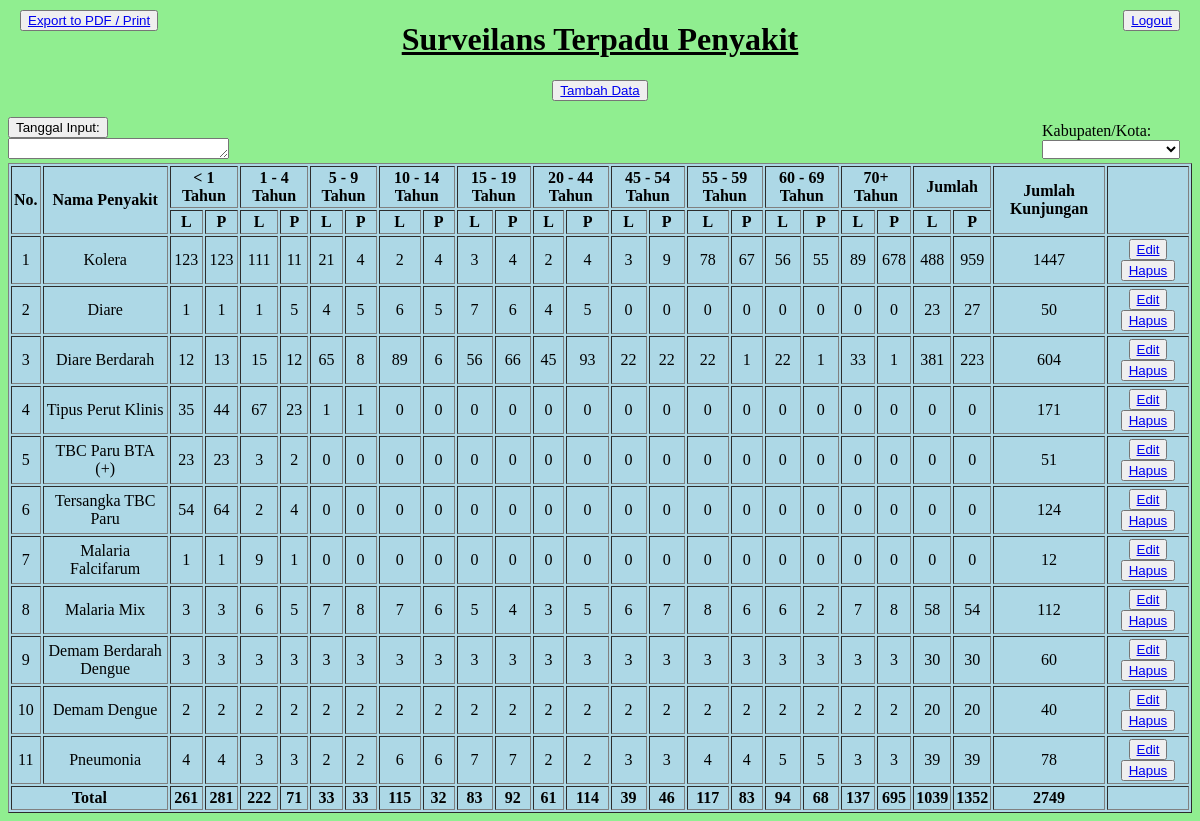
Page /tabel.php (signed in) on the committed database.
### tables this page shows
CREATE TABLE `umur1` (
  `id` int(2) NOT NULL,
  `nama_penyakit` varchar(100) NOT NULL,
  `jumlah_pria` int(6) NOT NULL,
  `jumlah_wanita` int(6) NOT NULL,
  `jumlah_pria2` int(6) NOT NULL,
  `jumlah_wanita2` int(6) NOT NULL,
  `jumlah_pria3` int(6) NOT NULL,
  `jumlah_wanita3` int(6) NOT NULL,
  `jumlah_pria4` int(6) NOT NULL,
  `jumlah_wanita4` int(6) NOT NULL,
  `jumlah_pria5` int(6) NOT NULL,
  `jumlah_wanita5` int(6) NOT NULL,
  `jumlah_pria6` int(6) NOT NULL,
  `jumlah_wanita6` int(6) NOT NULL,
  `jumlah_pria7` int(6) NOT NULL,
  `jumlah_wanita7` int(6) NOT NULL,
  `jumlah_pria8` int(6) NOT NULL,
  `jumlah_wanita8` int(6) NOT NULL,
  `jumlah_pria9` int(6) NOT NULL,
  `jumlah_wanita9` int(6) NOT NULL,
  `jumlah_pria10` int(6) NOT NULL,
  `jumlah_wanita10` int(6) NOT NULL,
  `jumlah1` int(6) NOT NULL,
  `jumlah2` int(6) NOT NULL,
  `jumlah` int(6) NOT NULL
);

### tabel.php (the view, shortened to what this page needs)
<?php
require "koneksi.php";
?>
<!doctype html>
<html lang="en">
  <head>
</head>
<body>
<div class="container">
    <div class="cetak"><button><a href="cetak.php" target="blank">Export to PDF / Print</a></button></div>
    <div class="logout"><button><a href="logout.php">Logout</a></button></div>
    <div class="h1"><h1><u>Surveilans Terpadu Penyakit</u></h1></div>
    <div class="button"><p><button><a href="tambah.php">Tambah Data</a></button></p></div>
    <div class="tanggal">
    <button onclick="displayDate()">Tanggal Input:</button> <br><textarea name="" id="demo" cols="25" rows="1"></textarea>
    </div>
    <div class="kabupaten">
        <label for="">Kabupaten/Kota:</label><br>
        <select name="" id="kabupaten">
            <option value=""></option>
            <option value="">Kendari</option>
        </select>
    </div>
    <table border="1" cellpadding="2">
            <tr>
                <th rowspan="2">No.</th>
                <th rowspan="2">Nama Penyakit</th>
                <th colspan="2">< 1 Tahun</th>
                <th colspan="2">1 - 4 Tahun</th>
                <th colspan="2">5 - 9 Tahun</th>
                <th colspan="2">10 - 14 Tahun</th>
                <th colspan="2">15 - 19 Tahun</th>
                <th colspan="2">20 - 44 Tahun</th>
                <th colspan="2">45 - 54 Tahun</th>
                <th colspan="2">55 - 59 Tahun</th>
                <th colspan="2">60 - 69 Tahun</th>
                <th colspan="2">70+ Tahun</th>
                <th colspan="2">Jumlah</th>
                <th rowspan="2">Jumlah Kunjungan</th>
                <th rowspan="2"></th>
            </tr>
            <tr>
                <th>L</th>
                <th>P</th>
                <th>L</th>
                <th>P</th>
                <th>L</th>
                <th>P</th>
                <th>L</th>
                <th>P</th>
                <th>L</th>
                <th>P</th>
                <th>L</th>
                <th>P</th>
                <th>L</th>
                <th>P</th>
                <th>L</th>
                <th>P</th>
                <th>L</th>
                <th>P</th>
                <th>L</th>
                <th>P</th>
                <th>L</th>
                <th>P</th>
            </tr>
            <tr>
                <?php
                $no = 1;
                $tampil = mysqli_query($db, "SELECT * FROM umur1 order by id asc");
                $total1= 0;
                $total2= 0;
                $total3= 0;
                $total4= 0;
                $total5= 0;
                $total6= 0;
                $total7= 0;
                $total8= 0;
                $total9= 0;
                $total10= 0;
                $total11= 0;
                $total12= 0;
                $total13= 0;
                $total14= 0;
                $total15= 0;
                $total16= 0;
                $total17= 0;
                $total18= 0;
                $total19= 0;
                $total20= 0;
                $total21= 0;
                $total22= 0;
                $total = 0;
                while ($data = mysqli_fetch_array($tampil)):
                       $total1 += $data["jumlah_pria"];
                       $total2 += $data["jumlah_wanita"];
                       $total3 += $data["jumlah_pria2"];
                       $total4 += $data["jumlah_wanita2"];
                       $total5 += $data["jumlah_wanita3"];
                       $total6 += $data["jumlah_wanita3"];
                       $total7 += $data["jumlah_pria4"];
                       $total8 += $data["jumlah_wanita4"];
                       $total9 += $data["jumlah_pria5"];
                       $total10 += $data["jumlah_wanita5"];
                       $total11 += $data["jumlah_pria6"];
                       $total12 += $data["jumlah_wanita6"];
                       $total13 += $data["jumlah_pria7"];
                       $total14 += $data["jumlah_wanita7"];
                       $total15 += $data["jumlah_pria8"];
                       $total16 += $data["jumlah_wanita8"];
                       $total17 += $data["jumlah_pria9"];
                       $total18 += $data["jumlah_wanita9"];
                       $total19 += $data["jumlah_pria10"];
                       $total20 += $data["jumlah_wanita10"];
                       $total21 += $data["jumlah1"];
                       $total22 += $data["jumlah2"];
                       $total += $data["jumlah"];
                ?>
                <td><div class="td"><?php echo $no++;?></div></td>
                <td><div class="td"><?php echo $data["nama_penyakit"];?></div></td>
                <td><div class="td"><?php echo $data["jumlah_pria"];?></div></td>
                <td><div class="td"><?php echo $data["jumlah_wanita"];?></div></td>
                <td><div class="td"><?php echo $data["jumlah_pria2"];?></div></td>
                <td><div class="td"><?php echo $data["jumlah_wanita2"];?></div></td>
                <td><div class="td"><?php echo $data["jumlah_pria3"];?></div></td>
                <td><div class="td"><?php echo $data["jumlah_wanita3"];?></div></td>
                <td><div class="td"><?php echo $data["jumlah_pria4"];?></div></td>
                <td><div class="td"><?php echo $data["jumlah_wanita4"];?></div></td>
                <td><div class="td"><?php echo $data["jumlah_pria5"];?></div></td>
                <td><div class="td"><?php echo $data["jumlah_wanita5"];?></div></td>
                <td><div class="td"><?php echo $data["jumlah_pria6"];?></div></td>
                <td><div class="td"><?php echo $data["jumlah_wanita6"];?></div></td>
                <td><div class="td"><?php echo $data["jumlah_pria7"];?></div></td>
                <td><div class="td"><?php echo $data["jumlah_wanita7"];?></div></td>
                <td><div class="td"><?php echo $data["jumlah_pria8"];?></div></td>
                <td><div class="td"><?php echo $data["jumlah_wanita8"];?></div></td>
                <td><div class="td"><?php echo $data["jumlah_pria9"];?></div></td>
                <td><div class="td"><?php echo $data["jumlah_wanita9"];?></div></td>
                <td><div class="td"><?php echo $data["jumlah_pria10"];?></div></td>
                <td><div class="td"><?php echo $data["jumlah_wanita10"];?></div></td>
                <td><div class="td"><?php echo $data["jumlah1"];?></div></td>
                <td><div class="td"><?php echo $data["jumlah2"];?></div></td>
                <td><div class="td"><?php echo $data["jumlah"];?></div></td>
                <td><div class="td">
                        <button><a href="edit.php?hal=edit&id=<?php echo $data["id"];?>">Edit</a></button>
                        <button><a href="hapus.php?hal=hapus&id=<?php echo $data["id"];?>" onclick = "return confirm('Hapus Data?')">Hapus</a></button>
                    </div>
                </td>
            </tr>
            <?php endwhile;?>
            <tr>
                <th colspan="2">Total</th>
                <th><?php echo $total1;?></th>
                <th><?php echo $total2;?></th>
                <th><?php echo $total3;?></th>
                <th><?php echo $total4;?></th>
                <th><?php echo $total5;?></th>
                <th><?php echo $total6;?></th>
                <th><?php echo $total7;?></th>
                <th><?php echo $total8;?></th>
                <th><?php echo $total9;?></th>
                <th><?php echo $total10;?></th>
                <th><?php echo $total11;?></th>
                <th><?php echo $total12;?></th>
                <th><?php echo $total13;?></th>
                <th><?php echo $total14;?></th>
                <th><?php echo $total15;?></th>
                <th><?php echo $total16;?></th>
                <th><?php echo $total17;?></th>
                <th><?php echo $total18;?></th>
                <th><?php echo $total19;?></th>
                <th><?php echo $total20;?></th>
                <th><?php echo $total21;?></th>
                <th><?php echo $total22;?></th>
                <th><?php echo $total;?></th>
                <th></th>
            </tr>
    </table>
</div>
    </body>
</html>

### tabel.php (style rules this page uses)
body { background: lightgreen; }
table { background: lightblue; }
.cetak { position: absolute; top: 10px; left: 20px; }
.logout { position: absolute; top: 10px; right: 20px; }
.kabupaten { position: absolute; top: 122px; right: 20px; }
.h1 { text-align: center; }
.button { text-align: center; }
.td { text-align: center; }
table { margin: auto; }

### rows in the picture
umur1: nama_penyakit "Kolera", jumlah_pria "123", jumlah_wanita "123", jumlah_pria2 "111", jumlah_wanita2 "11", jumlah_pria3 "21", jumlah_wanita3 "4", jumlah_pria4 "2", jumlah_wanita4 "4", jumlah_pria5 "3", jumlah_wanita5 "4", jumlah_pria6 "2", jumlah_wanita6 "4", jumlah_pria7 "3", jumlah_wanita7 "9", jumlah_pria8 "78", jumlah_wanita8 "67", jumlah_pria9 "56", jumlah_wanita9 "55", jumlah_pria10 "89", jumlah_wanita10 "678", jumlah1 "488", jumlah2 "959", jumlah "1447"
umur1: nama_penyakit "Diare", jumlah_pria "1", jumlah_wanita "1", jumlah_pria2 "1", jumlah_wanita2 "5", jumlah_pria3 "4", jumlah_wanita3 "5", jumlah_pria4 "6", jumlah_wanita4 "5", jumlah_pria5 "7", jumlah_wanita5 "6", jumlah_pria6 "4", jumlah_wanita6 "5", jumlah_pria7 "0", jumlah_wanita7 "0", jumlah_pria8 "0", jumlah_wanita8 "0", jumlah_pria9 "0", jumlah_wanita9 "0", jumlah_pria10 "0", jumlah_wanita10 "0", jumlah1 "23", jumlah2 "27", jumlah "50"
umur1: nama_penyakit "Diare Berdarah", jumlah_pria "12", jumlah_wanita "13", jumlah_pria2 "15", jumlah_wanita2 "12", jumlah_pria3 "65", jumlah_wanita3 "8", jumlah_pria4 "89", jumlah_wanita4 "6", jumlah_pria5 "56", jumlah_wanita5 "66", jumlah_pria6 "45", jumlah_wanita6 "93", jumlah_pria7 "22", jumlah_wanita7 "22", jumlah_pria8 "22", jumlah_wanita8 "1", jumlah_pria9 "22", jumlah_wanita9 "1", jumlah_pria10 "33", jumlah_wanita10 "1", jumlah1 "381", jumlah2 "223", jumlah "604"
umur1: nama_penyakit "Tipus Perut Klinis", jumlah_pria "35", jumlah_wanita "44", jumlah_pria2 "67", jumlah_wanita2 "23", jumlah_pria3 "1", jumlah_wanita3 "1", jumlah_pria4 "0", jumlah_wanita4 "0", jumlah_pria5 "0", jumlah_wanita5 "0", jumlah_pria6 "0", jumlah_wanita6 "0", jumlah_pria7 "0", jumlah_wanita7 "0", jumlah_pria8 "0", jumlah_wanita8 "0", jumlah_pria9 "0", jumlah_wanita9 "0", jumlah_pria10 "0", jumlah_wanita10 "0", jumlah1 "0", jumlah2 "0", jumlah "171"
umur1: nama_penyakit "TBC Paru BTA (+)", jumlah_pria "23", jumlah_wanita "23", jumlah_pria2 "3", jumlah_wanita2 "2", jumlah_pria3 "0", jumlah_wanita3 "0", jumlah_pria4 "0", jumlah_wanita4 "0", jumlah_pria5 "0", jumlah_wanita5 "0", jumlah_pria6 "0", jumlah_wanita6 "0", jumlah_pria7 "0", jumlah_wanita7 "0", jumlah_pria8 "0", jumlah_wanita8 "0", jumlah_pria9 "0", jumlah_wanita9 "0", jumlah_pria10 "0", jumlah_wanita10 "0", jumlah1 "0", jumlah2 "0", jumlah "51"
umur1: nama_penyakit "Tersangka TBC Paru", jumlah_pria "54", jumlah_wanita "64", jumlah_pria2 "2", jumlah_wanita2 "4", jumlah_pria3 "0", jumlah_wanita3 "0", jumlah_pria4 "0", jumlah_wanita4 "0", jumlah_pria5 "0", jumlah_wanita5 "0", jumlah_pria6 "0", jumlah_wanita6 "0", jumlah_pria7 "0", jumlah_wanita7 "0", jumlah_pria8 "0", jumlah_wanita8 "0", jumlah_pria9 "0", jumlah_wanita9 "0", jumlah_pria10 "0", jumlah_wanita10 "0", jumlah1 "0", jumlah2 "0", jumlah "124"
umur1: nama_penyakit "Malaria Falcifarum", jumlah_pria "1", jumlah_wanita "1", jumlah_pria2 "9", jumlah_wanita2 "1", jumlah_pria3 "0", jumlah_wanita3 "0", jumlah_pria4 "0", jumlah_wanita4 "0", jumlah_pria5 "0", jumlah_wanita5 "0", jumlah_pria6 "0", jumlah_wanita6 "0", jumlah_pria7 "0", jumlah_wanita7 "0", jumlah_pria8 "0", jumlah_wanita8 "0", jumlah_pria9 "0", jumlah_wanita9 "0", jumlah_pria10 "0", jumlah_wanita10 "0", jumlah1 "0", jumlah2 "0", jumlah "12"
umur1: nama_penyakit "Malaria Mix", jumlah_pria "3", jumlah_wanita "3", jumlah_pria2 "6", jumlah_wanita2 "5", jumlah_pria3 "7", jumlah_wanita3 "8", jumlah_pria4 "7", jumlah_wanita4 "6", jumlah_pria5 "5", jumlah_wanita5 "4", jumlah_pria6 "3", jumlah_wanita6 "5", jumlah_pria7 "6", jumlah_wanita7 "7", jumlah_pria8 "8", jumlah_wanita8 "6", jumlah_pria9 "6", jumlah_wanita9 "2", jumlah_pria10 "7", jumlah_wanita10 "8", jumlah1 "58", jumlah2 "54", jumlah "112"
umur1: nama_penyakit "Demam Berdarah Dengue", jumlah_pria "3", jumlah_wanita "3", jumlah_pria2 "3", jumlah_wanita2 "3", jumlah_pria3 "3", jumlah_wanita3 "3", jumlah_pria4 "3", jumlah_wanita4 "3", jumlah_pria5 "3", jumlah_wanita5 "3", jumlah_pria6 "3", jumlah_wanita6 "3", jumlah_pria7 "3", jumlah_wanita7 "3", jumlah_pria8 "3", jumlah_wanita8 "3", jumlah_pria9 "3", jumlah_wanita9 "3", jumlah_pria10 "3", jumlah_wanita10 "3", jumlah1 "30", jumlah2 "30", jumlah "60"
umur1: nama_penyakit "Demam Dengue", jumlah_pria "2", jumlah_wanita "2", jumlah_pria2 "2", jumlah_wanita2 "2", jumlah_pria3 "2", jumlah_wanita3 "2", jumlah_pria4 "2", jumlah_wanita4 "2", jumlah_pria5 "2", jumlah_wanita5 "2", jumlah_pria6 "2", jumlah_wanita6 "2", jumlah_pria7 "2", jumlah_wanita7 "2", jumlah_pria8 "2", jumlah_wanita8 "2", jumlah_pria9 "2", jumlah_wanita9 "2", jumlah_pria10 "2", jumlah_wanita10 "2", jumlah1 "20", jumlah2 "20", jumlah "40"
umur1: nama_penyakit "Pneumonia", jumlah_pria "4", jumlah_wanita "4", jumlah_pria2 "3", jumlah_wanita2 "3", jumlah_pria3 "2", jumlah_wanita3 "2", jumlah_pria4 "6", jumlah_wanita4 "6", jumlah_pria5 "7", jumlah_wanita5 "7", jumlah_pria6 "2", jumlah_wanita6 "2", jumlah_pria7 "3", jumlah_wanita7 "3", jumlah_pria8 "4", jumlah_wanita8 "4", jumlah_pria9 "5", jumlah_wanita9 "5", jumlah_pria10 "3", jumlah_wanita10 "3", jumlah1 "39", jumlah2 "39", jumlah "78"

### other values in the picture
$total1 "261"
$total2 "281"
$total3 "222"
$total4 "71"
$total5 "33"
$total6 "33"
$total7 "115"
$total8 "32"
$total9 "83"
$total10 "92"
$total11 "61"
$total12 "114"
$total13 "39"
$total14 "46"
$total15 "117"
